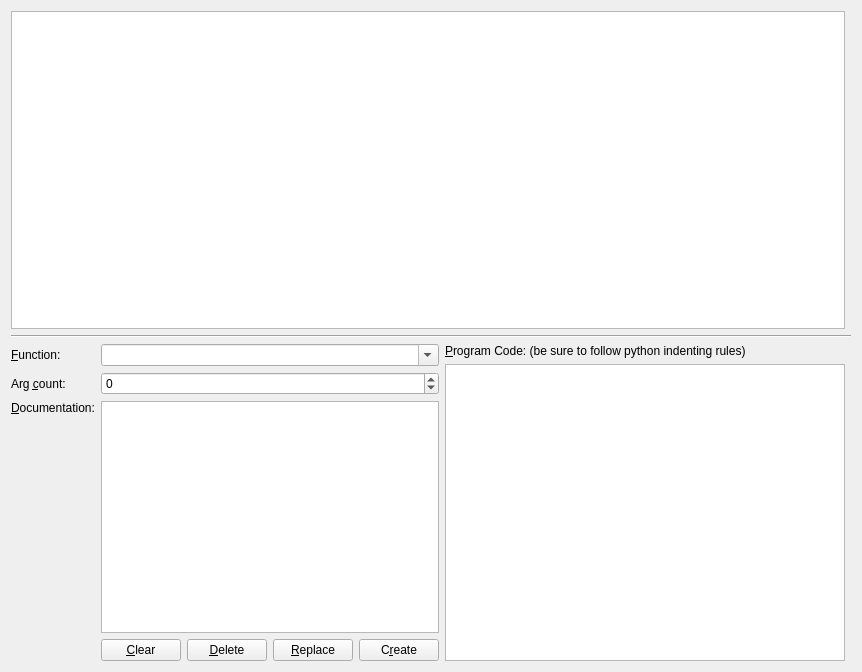
<?xml version="1.0" encoding="UTF-8"?>
<ui version="4.0">
 <class>Form</class>
 <widget class="QWidget" name="Form">
  <property name="geometry">
   <rect>
    <x>0</x>
    <y>0</y>
    <width>798</width>
    <height>672</height>
   </rect>
  </property>
  <property name="windowTitle">
   <string>Form</string>
  </property>
  <layout class="QGridLayout" name="gridLayout">
   <item row="1" column="0" colspan="2">
    <widget class="Line" name="line">
     <property name="orientation">
      <enum>Qt::Horizontal</enum>
     </property>
    </widget>
   </item>
   <item row="2" column="0">
    <layout class="QHBoxLayout" name="horizontalLayout">
     <item>
      <layout class="QGridLayout" name="gridLayout_3">
       <item row="0" column="0">
        <widget class="QLabel" name="label_2">
         <property name="text">
          <string>&amp;Function:</string>
         </property>
         <property name="buddy">
          <cstring>function_name</cstring>
         </property>
        </widget>
       </item>
       <item row="0" column="1">
        <widget class="QComboBox" name="function_name">
         <property name="toolTip">
          <string>Enter the name of the function to create.</string>
         </property>
         <property name="editable">
          <bool>true</bool>
         </property>
        </widget>
       </item>
       <item row="1" column="0">
        <widget class="QLabel" name="label_3">
         <property name="toolTip">
          <string/>
         </property>
         <property name="text">
          <string>Arg &amp;count:</string>
         </property>
         <property name="buddy">
          <cstring>argument_count</cstring>
         </property>
        </widget>
       </item>
       <item row="1" column="1">
        <widget class="QSpinBox" name="argument_count">
         <property name="toolTip">
          <string>Set this to -1 if the function takes a variable number of arguments</string>
         </property>
         <property name="minimum">
          <number>-1</number>
         </property>
        </widget>
       </item>
       <item row="2" column="1">
        <widget class="QTextEdit" name="documentation"/>
       </item>
       <item row="2" column="0">
        <widget class="QLabel" name="label_4">
         <property name="text">
          <string>&amp;Documentation:</string>
         </property>
         <property name="alignment">
          <set>Qt::AlignLeading|Qt::AlignLeft|Qt::AlignTop</set>
         </property>
         <property name="buddy">
          <cstring>documentation</cstring>
         </property>
        </widget>
       </item>
       <item row="3" column="1">
        <layout class="QHBoxLayout" name="horizontalLayout_2">
         <item>
          <widget class="QPushButton" name="clear_button">
           <property name="text">
            <string>&amp;Clear</string>
           </property>
          </widget>
         </item>
         <item>
          <widget class="QPushButton" name="delete_button">
           <property name="text">
            <string>&amp;Delete</string>
           </property>
          </widget>
         </item>
         <item>
          <widget class="QPushButton" name="replace_button">
           <property name="text">
            <string>&amp;Replace</string>
           </property>
          </widget>
         </item>
         <item>
          <widget class="QPushButton" name="create_button">
           <property name="text">
            <string>C&amp;reate</string>
           </property>
          </widget>
         </item>
        </layout>
       </item>
      </layout>
     </item>
     <item>
      <layout class="QVBoxLayout" name="horizontalLayout1">
       <item>
        <widget class="QLabel" name="label_4">
         <property name="text">
          <string>&amp;Program Code: (be sure to follow python indenting rules)</string>
         </property>
         <property name="buddy">
          <cstring>program</cstring>
         </property>
        </widget>
       </item>
       <item>
        <widget class="QPlainTextEdit" name="program">
         <property name="minimumSize">
          <size>
           <width>400</width>
           <height>0</height>
          </size>
         </property>
         <property name="documentTitle">
          <string notr="true"/>
         </property>
         <property name="tabStopWidth">
          <number>30</number>
         </property>
        </widget>
       </item>
      </layout>
     </item>
    </layout>
   </item>
   <item row="0" column="0">
    <widget class="QTextBrowser" name="textBrowser"/>
   </item>
  </layout>
 </widget>
 <resources/>
 <connections/>
</ui>
